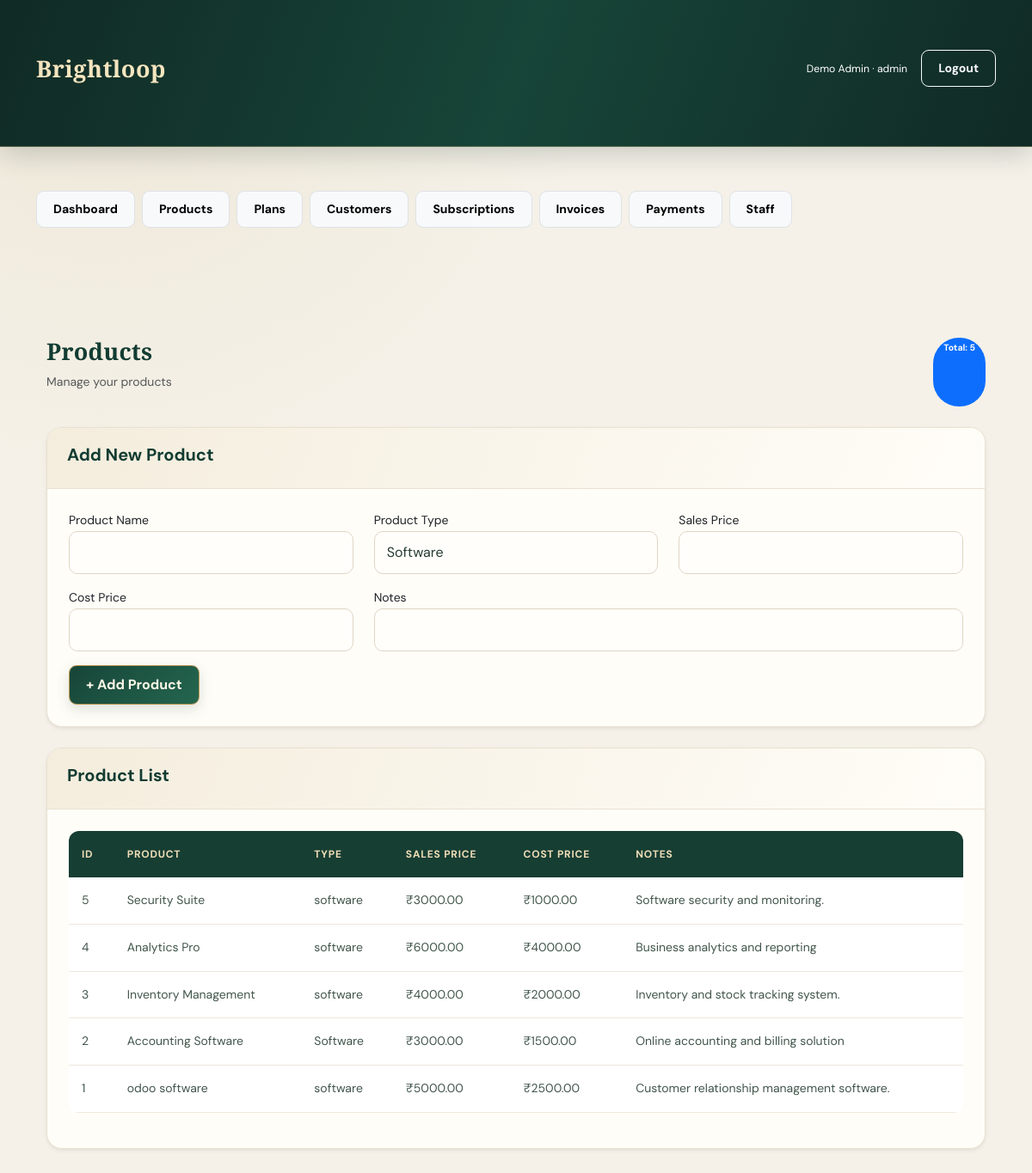
The page /products (signed in) on the database its author committed.
### backend/app.py (models this page shows)
class User(UserMixin, db.Model):
    id = db.Column(db.Integer, primary_key=True)
    name = db.Column(db.String(100), nullable=False)
    email = db.Column(db.String(150), unique=True, nullable=False)
    password = db.Column(db.String(255), nullable=False)
    role = db.Column(db.String(20), default="customer")

class Product(db.Model):
    id = db.Column(db.Integer, primary_key=True)
    name = db.Column(db.String(120), nullable=False)
    product_type = db.Column(db.String(60), default="Software")
    sales_price = db.Column(db.Float, nullable=False, default=0)
    cost_price = db.Column(db.Float, default=0)
    notes = db.Column(db.Text)

### backend/app.py (the view, shortened to what this page needs)
@app.route("/products", methods=["GET", "POST"])
@roles_required("admin", "staff")
def products():
    return render_template(
        "products.html",
        products=Product.query.order_by(
            Product.id.desc()
        ).all()
    )

### backend/app.py (called while the page is built)
@login_manager.user_loader
def load_user(user_id):
    return db.session.get(User, int(user_id))

def roles_required(*roles):
    def decorator(fn):
        @wraps(fn)
        @login_required
        def wrapped(*args, **kwargs):
            if current_user.role not in roles:
                abort(403)
            return fn(*args, **kwargs)
        return wrapped
    return decorator

### frontend/templates/products.html (shortened to what this page needs)
{% extends "base.html" %}
{% block content %}
<div class="container mt-4">
    <div class="d-flex justify-content-between mb-4">
        <div>
            <h2>Products</h2>
            <p class="text-muted">Manage your products</p>
        </div>
        <span class="badge bg-primary">
            Total: {{ products|length }}
        </span>
    </div>
    <div class="card shadow-sm mb-4">
        <div class="card-header">
            <h5>Add New Product</h5>
        </div>
        <div class="card-body">
            <form method="POST" action="{{ url_for('products') }}">
                <div class="row">
                    <div class="col-md-4 mb-3">
                        <label>Product Name</label>
                        <input type="text" name="name"
                               class="form-control"
                               required>
                    </div>
                    <div class="col-md-4 mb-3">
                        <label>Product Type</label>
                        <select name="product_type" class="form-control">
                            <option>Software</option>
                        </select>
                    </div>
                    <div class="col-md-4 mb-3">
                        <label>Sales Price</label>
                        <input type="number" step="0.01"
                               name="sales_price"
                               class="form-control"
                               required>
                    </div>
                    <div class="col-md-4 mb-3">
                        <label>Cost Price</label>
                        <input type="number" step="0.01"
                               name="cost_price"
                               class="form-control">
                    </div>
                    <div class="col-md-8 mb-3">
                        <label>Notes</label>
                        <input type="text" name="notes"
                               class="form-control">
                    </div>
                </div>
                <button type="submit" class="btn btn-primary">
                    + Add Product
                </button>
            </form>
        </div>
    </div>
    <div class="card shadow-sm">
        <div class="card-header">
            <h5>Product List</h5>
        </div>
        <div class="card-body table-responsive">
            <table class="table table-hover">
                <thead>
                    <tr>
                        <th>ID</th>
                        <th>Product</th>
                        <th>Type</th>
                        <th>Sales Price</th>
                        <th>Cost Price</th>
                        <th>Notes</th>
                    </tr>
                </thead>
                <tbody>
                    {% for product in products %}
                    <tr>
                        <td>{{ product.id }}</td>
                        <td>{{ product.name }}</td>
                        <td>{{ product.product_type }}</td>
                        <td>₹{{ "%.2f"|format(product.sales_price) }}</td>
                        <td>₹{{ "%.2f"|format(product.cost_price or 0) }}</td>
                        <td>{{ product.notes or '-' }}</td>
                    </tr>
                    {% else %}
                    <tr>
                        <td colspan="6" class="text-center">
                            No products added yet.
                        </td>
                    </tr>
                    {% endfor %}
                </tbody>
            </table>
        </div>
    </div>
</div>
{% endblock %}

### frontend/templates/base.html (shortened to what this page needs)
<!doctype html>
<html lang="en">
<head>
    <link
        href="https://cdn.jsdelivr.net/npm/bootstrap@5.3.3/dist/css/bootstrap.min.css"
        rel="stylesheet"
    >
    <link
        href="{{ url_for('static', filename='style.css') }}"
        rel="stylesheet"
    >
</head>
<body>
    <nav class="navbar navbar-expand-lg navbar-dark">
        <div class="container">
            <a class="navbar-brand fw-bold"
               href="{{ url_for('dashboard') }}">
                Brightloop
            </a>
            <div class="d-flex gap-3 align-items-center">
                {% if current_user.is_authenticated %}
                    <span class="text-white small">
                        {{ current_user.name }} · {{ current_user.role }}
                    </span>
                    <a class="btn btn-sm btn-outline-light"
                       href="{{ url_for('logout') }}">
                        Logout
                    </a>
                {% endif %}
            </div>
        </div>
    </nav>
    {% if current_user.is_authenticated and current_user.role != 'customer' %}
    <div class="container mt-3">
        <div class="d-flex flex-wrap gap-2">
            {% for endpoint, label in [
                ('dashboard', 'Dashboard'),
                ('products', 'Products'),
                ('plans', 'Plans'),
                ('customers', 'Customers'),
                ('subscriptions', 'Subscriptions'),
                ('invoices', 'Invoices'),
                ('payments', 'Payments')
            ] %}
                <a class="btn btn-sm btn-light border"
                   href="{{ url_for(endpoint) }}">
                    {{ label }}
                </a>
            {% endfor %}
            {% if current_user.role == 'admin' %}
                <a class="btn btn-sm btn-light border"
                   href="{{ url_for('staff') }}">
                    Staff
                </a>
            {% endif %}
        </div>
    </div>
    {% endif %}
    <main class="container py-4">
        {% block content %}
        {% endblock %}
    </main>
</body>
</html>

### static/style.css (style rules this page uses)
:root { --bg: #f5f1e8; --surface: #fffdf8; --surface-soft: #f9f6ef; --emerald: #123c32; --emerald-light: #1e5949; --deep: #102a25; --gold: #bd9955; --gold-light: #e4cc98; --text: #263b34; --muted: #8a9188; --border: #e9e1d1; --success: #287c5d; --danger: #b94d4d; --shadow: 0 12px 35px rgba(42, 55, 42, 0.08); }
* { box-sizing: border-box; }
body { background: radial-gradient(circle at 10% 0%, #eee7d7 0, transparent 32%), var(--bg); color: var(--text); font-family: 'DM Sans', sans-serif; font-size: 14px; line-height: 1.7; }
.container { padding-top: 35px; padding-bottom: 45px; }
.navbar { background: linear-gradient( 110deg, #102a25, #174538, #102a25 ) !important; padding: 17px 30px; border-bottom: 1px solid rgba(228, 204, 152, 0.35); box-shadow: 0 8px 30px rgba(16, 42, 37, 0.2); }
.navbar-brand { color: #f4e5bf !important; font-family: 'Playfair Display', serif; font-size: 27px; font-weight: 700; letter-spacing: 0.5px; }
h1, h2, h3, h4, h5, h6 { color: var(--emerald); font-weight: 700; }
h1, h2 { font-family: 'Playfair Display', serif; letter-spacing: 0.2px; }
h2 { font-size: 27px; }
p { color: var(--muted); }
.card { background: var(--surface); border: 1px solid var(--border); border-radius: 18px; margin-bottom: 25px; box-shadow: var(--shadow); overflow: hidden; transition: 0.3s ease; }
.card-header { background: linear-gradient( 110deg, #f4eddd, #fffdf8 ); color: var(--emerald); border-bottom: 1px solid var(--border); padding: 19px 23px; font-weight: 700; }
.card-body { padding: 25px; }
.btn { border-radius: 9px; padding: 10px 19px; font-family: 'DM Sans', sans-serif; font-weight: 700; transition: all 0.25s ease; }
.btn-primary { background: linear-gradient( 135deg, #174538, #24664f ); border: 1px solid #bd9955; color: #fff8e8; box-shadow: 0 5px 15px rgba(18, 60, 50, 0.15); }
.form-control, .form-select { background: #fffefa; border: 1px solid #ded6c6; border-radius: 10px; padding: 12px 14px; color: var(--text); }
.table { background: var(--surface); border-radius: 12px; overflow: hidden; vertical-align: middle; }
.table thead th { background: #173e33; color: #f0dfb8; border: none; padding: 17px 15px; font-size: 12px; text-transform: uppercase; letter-spacing: 0.8px; }
.table tbody td { color: #42564c; padding: 15px; border-color: #eee8dc; }
.badge { border-radius: 30px; padding: 7px 12px; font-weight: 700; }
a { color: #8d6e36; text-decoration: none; transition: 0.2s; }

### rows shown on the page
User: name "Demo Admin", role "admin"
Product: id "5", name "Security Suite", product_type "software", sales_price "3000.00", cost_price "1000.00", notes "Software security and monitoring."
Product: id "4", name "Analytics Pro", product_type "software", sales_price "6000.00", cost_price "4000.00", notes "Business analytics and reporting"
Product: id "3", name "Inventory Management", product_type "software", sales_price "4000.00", cost_price "2000.00", notes "Inventory and stock tracking system."
Product: id "2", name "Accounting Software", product_type "Software", sales_price "3000.00", cost_price "1500.00", notes "Online accounting and billing solution"
Product: id "1", name "odoo software", product_type "software", sales_price "5000.00", cost_price "2500.00", notes "Customer relationship management software."

### other values the page prints
{{ label }} "Dashboard" "Products" "Plans" "Customers" "Subscriptions" "Invoices" "Payments"
{{ products|length }} "5"
